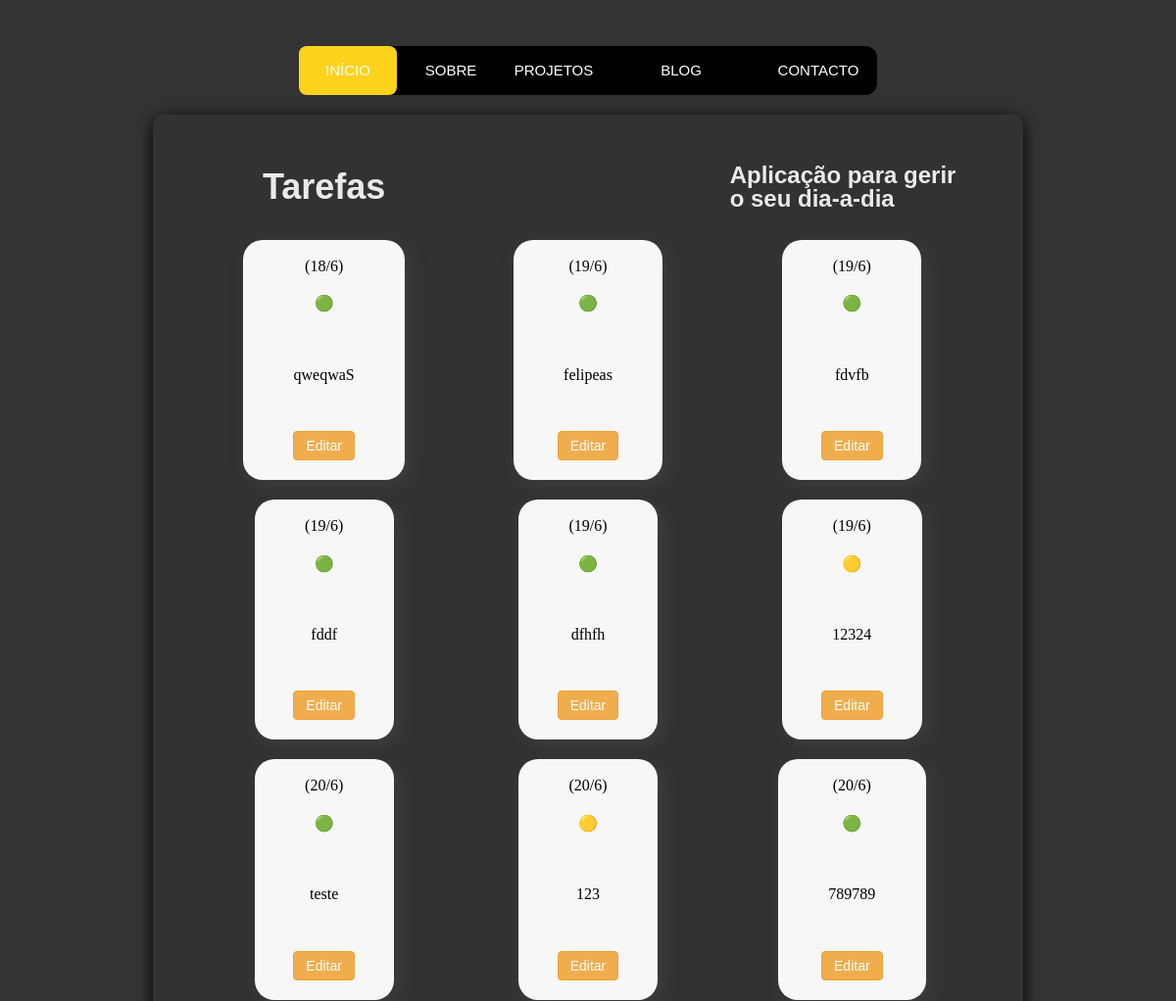
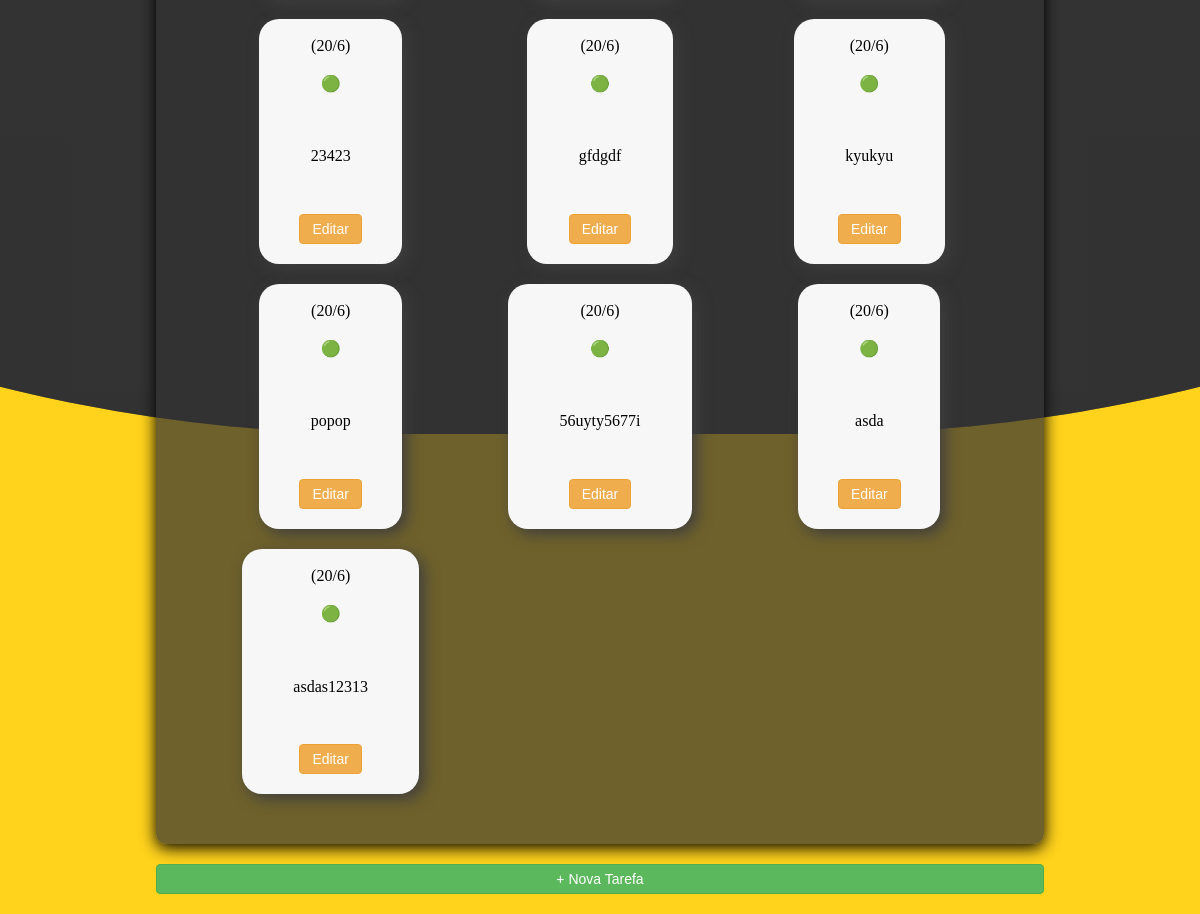
Screenshot of /home_tarefa with the database file from the repository (2 pictures, top to bottom).
### portifolio/models.py (models this page shows, shortened)
class Tarefa(models.Model):
    titulo = models.CharField(max_length=30)
    prioridade = models.IntegerField(default=1)
    concluida = models.BooleanField(default=False)
    criado = models.DateTimeField(auto_now_add=True)

### portifolio/views.py (the view)
# urls.py: path('home_tarefa', views.home_tarefa, name='home_tarefa'),
def home_tarefa(request):
    topicos = ['HTML', 'Java', 'Kotlin', 'Python', 'Django', 'JavaScript', 'CSS']
    context = {
        'topicos': topicos,
        'tarefas': Tarefa.objects.all()
    }
    return render(request, 'portfolio/tarefas/home_tarefa.html', context)

### portifolio/templates/portfolio/tarefas/home_tarefa.html
{% extends 'portfolio/base/layout_base.html' %}
{% block link %}
    {% load static %}
    <link rel="stylesheet" href="{% static 'portfolio/css/tarefas/home_tarefa.css' %}">
{% endblock %}
{% block main %}
    <section class="hero_tarefa">
        <div class="content_tarefa">
            <div class="bloco_tarefa">
                <h1>Tarefas</h1>
                <hr>
                <h2>Aplicação para gerir o seu dia-a-dia</h2>
                {% for tarefa in tarefas %}
                    <div class="cards_tarefa  {{ tarefa.id }}">
                        <div class="title_tarefa">
                            <span class="info">
                                <p>({{ tarefa.criado.day }}/{{ tarefa.criado.month }})</p>
                                {% if tarefa.prioridade == 1 %}
                                    <p>🟢</p>
                                {% elif tarefa.prioridade == 2 %}
                                    <p>🟡</p>
                                {% else %}
                                    <p>🔴</p>
                                {% endif %}
                            </span>
                            {% if tarefa.concluido == True %}
                                <del>{{ tarefa.titulo }}</del>
                            {% else %}
                                <p>{{ tarefa.titulo }}</p>
                            {% endif %}
                        </div>
                        <div class="button-yellow_tarefa">
                            <a href="{% url 'portifolio:edita_tarefa' tarefa.id %}"
                               class="btn btn-warning btn-sm">
                                Editar
                            </a>
                        </div>
                    </div>
                {% endfor %}
            </div>
            <a href="{% url 'portifolio:nova_tarefa' %}" class="btn btn-success btn-block">+ Nova Tarefa</a>
        </div>
    </section>
{% endblock %}

### portifolio/static/portfolio/css/tarefas/home_tarefa.css (style rules this page uses)
body { font-family: Arial, sans-serif; margin: 0; padding: 20px; position: relative; }
h1 { color: #333; font-size: 24px; margin-bottom: 10px; text-align: center; }
hr { border: none; height: 1px; background-color: #333; width: 30%; margin-bottom: 20px; z-index: 2; }
.hero_tarefa { position: relative; color: white; display: flex; align-items: center; overflow: hidden; }
.hero_tarefa h1 { position: relative; z-index: 1; font-size: 3vw; margin: 0 0 10px; line-height: 1; color: rgba(255, 255, 255, 0.9); }
.hero_tarefa h2 { position: relative; z-index: 1; font-size: 2vw; margin: 0 0 10px; line-height: 1; color: rgba(255, 255, 255, 0.9); }
.hero_tarefa p { position: relative; z-index: 1; color: #000000; line-height: 1.4; font-family: 'Cherry Swash', cursive; font-size: 16px; }
.content_tarefa { max-width: 80%; margin: 0 auto; padding: 0 20px; }
.info { font-size: 14px; margin-right: 10px; }
.btn { display: inline-block; padding: 6px 12px; font-size: 14px; font-weight: normal; text-align: center; white-space: nowrap; vertical-align: middle; cursor: pointer; border: 1px solid transparent; border-radius: 4px; text-decoration: none; }
.btn-warning { color: #ffffff; background-color: #f0ad4e; border-color: #eea236; }
.btn-success { color: #ffffff; background-color: #5cb85c; border-color: #4cae4c; }
.btn-block { display: block; width: 100%; }
.bloco_tarefa { display: grid; grid-template-columns: repeat(3, 1fr); gap: 20px; justify-items: center; align-items: center; background-color: rgb(51 51 51 / 71%);; padding: 50px; border-radius: 10px; box-shadow: 0 4px 16px #000000; margin: 20px auto; max-width: 1200px; }
.bloco_tarefa > div { display: flex; grid-template-rows: auto 1fr auto; border-radius: 20px; box-shadow: 5px 5px 15px #403e3e; background-color: #f7f7f7; transition: transform 0.3s ease-in-out; justify-content: center; }
.bloco_tarefa > div > div:last-child { padding: 20px; border-radius: 0 20px 20px 0; display: flex; justify-content: center; align-items: center; flex-direction: column; }
.cards_tarefa { display: flex; flex-wrap: wrap; justify-content: space-between; align-items: flex-start; }
.cards_tarefa .title_tarefa { width: 100%; color: black; margin-bottom: 10px; text-align: center; }

### portifolio/static/portfolio/css/base/layout_base.css (style rules this page uses)
* { box-sizing: border-box; }
:root { --color: #FFD21C; }

### rows the page displays
Tarefa: criado.day "18", criado.month "6", titulo "qweqwaS"
Tarefa: criado.day "19", criado.month "6", titulo "felipeas"
Tarefa: criado.day "19", criado.month "6", titulo "fdvfb"
Tarefa: criado.day "19", criado.month "6", titulo "fddf"
Tarefa: criado.day "19", criado.month "6", titulo "dfhfh"
Tarefa: criado.day "19", criado.month "6", titulo "12324"
Tarefa: criado.day "20", criado.month "6", titulo "teste"
Tarefa: criado.day "20", criado.month "6", titulo "123"
Tarefa: criado.day "20", criado.month "6", titulo "789789"
Tarefa: criado.day "20", criado.month "6", titulo "23423"
Tarefa: criado.day "20", criado.month "6", titulo "gfdgdf"
Tarefa: criado.day "20", criado.month "6", titulo "kyukyu"
Tarefa: criado.day "20", criado.month "6", titulo "popop"
Tarefa: criado.day "20", criado.month "6", titulo "56uyty5677i"
Tarefa: criado.day "20", criado.month "6", titulo "asda"
Tarefa: criado.day "20", criado.month "6", titulo "asdas12313"
